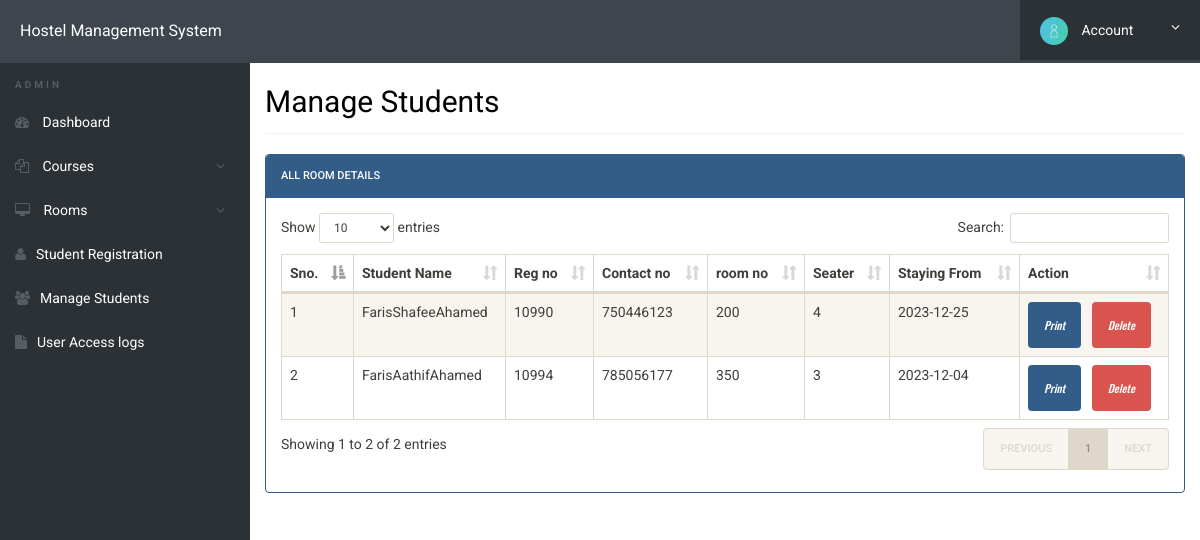
The app's page /admin/manage-students.php (signed in) with its own data.
### tables this page shows
CREATE TABLE `registration` (
  `id` int(11) NOT NULL,
  `roomno` int(11) NOT NULL,
  `seater` int(11) NOT NULL,
  `feespm` int(11) NOT NULL,
  `foodstatus` int(11) NOT NULL,
  `stayfrom` date NOT NULL,
  `duration` int(11) NOT NULL,
  `course` varchar(500) NOT NULL,
  `regno` int(11) NOT NULL,
  `firstName` varchar(500) NOT NULL,
  `middleName` varchar(500) NOT NULL,
  `lastName` varchar(500) NOT NULL,
  `gender` varchar(250) NOT NULL,
  `contactno` bigint(11) NOT NULL,
  `emailid` varchar(500) NOT NULL,
  `egycontactno` bigint(11) NOT NULL,
  `guardianName` varchar(500) NOT NULL,
  `guardianRelation` varchar(500) NOT NULL,
  `guardianContactno` bigint(11) NOT NULL,
  `corresAddress` varchar(500) NOT NULL,
  `corresCIty` varchar(500) NOT NULL,
  `corresState` varchar(500) NOT NULL,
  `corresPincode` int(11) NOT NULL,
  `pmntAddress` varchar(500) NOT NULL,
  `pmntCity` varchar(500) NOT NULL,
  `pmnatetState` varchar(500) NOT NULL,
  `pmntPincode` int(11) NOT NULL,
  `postingDate` timestamp NOT NULL DEFAULT current_timestamp(),
  `updationDate` varchar(500) NOT NULL
);

### admin/manage-students.php (the view, shortened to what this page needs)
<?php
include('includes/config.php');
?>
<!doctype html>
<html lang="en" class="no-js">
<head>
	<link rel="stylesheet" href="css/font-awesome.min.css">
	<link rel="stylesheet" href="css/bootstrap.min.css">
	<link rel="stylesheet" href="css/dataTables.bootstrap.min.css">
	<link rel="stylesheet" href="css/bootstrap-social.css">
	<link rel="stylesheet" href="css/bootstrap-select.css">
	<link rel="stylesheet" href="css/fileinput.min.css">
	<link rel="stylesheet" href="css/awesome-bootstrap-checkbox.css">
	<link rel="stylesheet" href="css/style.css">
</head>
<body>
	<?php include('includes/header.php');?>
	<div class="ts-main-content">
			<?php include('includes/sidebar.php');?>
		<div class="content-wrapper">
			<br><br>
			<div class="container-fluid">
				<div class="row">
					<div class="col-md-12">
						<h2 class="page-title" style="color:black">Manage Students</h2>
						<div class="panel panel-primary">
							<div class="panel-heading">All Room Details</div>
							<div class="panel-body">
								<table id="zctb" class="display table table-striped table-bordered table-hover" cellspacing="0" width="100%">
									<thead class="text-center">
										<tr class="text-center">
											<th>Sno.</th>
											<th>Student Name</th>
											<th>Reg no</th>
											<th>Contact no </th>
											<th>room no  </th>
											<th>Seater </th>
											<th>Staying From </th>
											<th>Action</th>
										</tr>
									</thead>
									<tbody>
<?php
$ret="select * from registration";
$stmt= $mysqli->prepare($ret) ;
$stmt->execute() ;
$res=$stmt->get_result();
$cnt=1;
while($row=$res->fetch_object())
	  {
	  	?>
<tr><td><?php echo $cnt;;?></td>
<td><?php echo $row->firstName;?><?php echo $row->middleName;?><?php echo $row->lastName;?></td>
<td><?php echo $row->regno;?></td>
<td><?php echo $row->contactno;?></td>
<td><?php echo $row->roomno;?></td>
<td><?php echo $row->seater;?></td>
<td><?php echo $row->stayfrom;?></td>
<td>
<a href="javascript:void(0);"  onClick="popUpWindow('full-profile.php?id=<?php echo $row->id;?>');" title="View Full Details"><i class="btn btn-primary">Print</i></a>&nbsp;&nbsp;
<a href="manage-students.php?del=<?php echo $row->id;?>" title="Delete Record" onclick="return confirm("Do you want to delete");"><i class="btn btn-danger">Delete</i></a></td>
										</tr>
									<?php
$cnt=$cnt+1;
									 } ?>
									</tbody>
								</table>
							</div>
						</div>
					</div>
				</div>
			</div>
		</div>
	</div>
</body>
</html>

### admin/css/style.css (style rules this page uses)
html { font-size: 14px; }
@media only screen and (min-width: 480px) { html { font-size: 17px; } }
@media only screen and (min-width: 768px) { html { font-size: 14px; } }
body { font-size: 1em; }
a { color: #37a6c4; }
.btn { font-family: 'Oswald', sans-serif; }
.panel { overflow: hidden; }
.btn { text-transform: none; }
.page-title { padding-bottom: 15px; margin-bottom: 20px; border-bottom: 1px solid #f0f0f0; }
.ts-main-content .content-wrapper { padding-top: 15px; margin-top: 10px; }
@media only screen and (min-width: 992px) { .ts-main-content .content-wrapper { margin-left: 250px; } }

### records on screen
registration: firstName "Faris", middleName "Shafee", lastName "Ahamed", regno "10990", contactno "750446123", roomno "200", seater "4", stayfrom "2023-12-25"
registration: firstName "Faris", middleName "Aathif", lastName "Ahamed", regno "10994", contactno "785056177", roomno "350", seater "3", stayfrom "2023-12-04"
